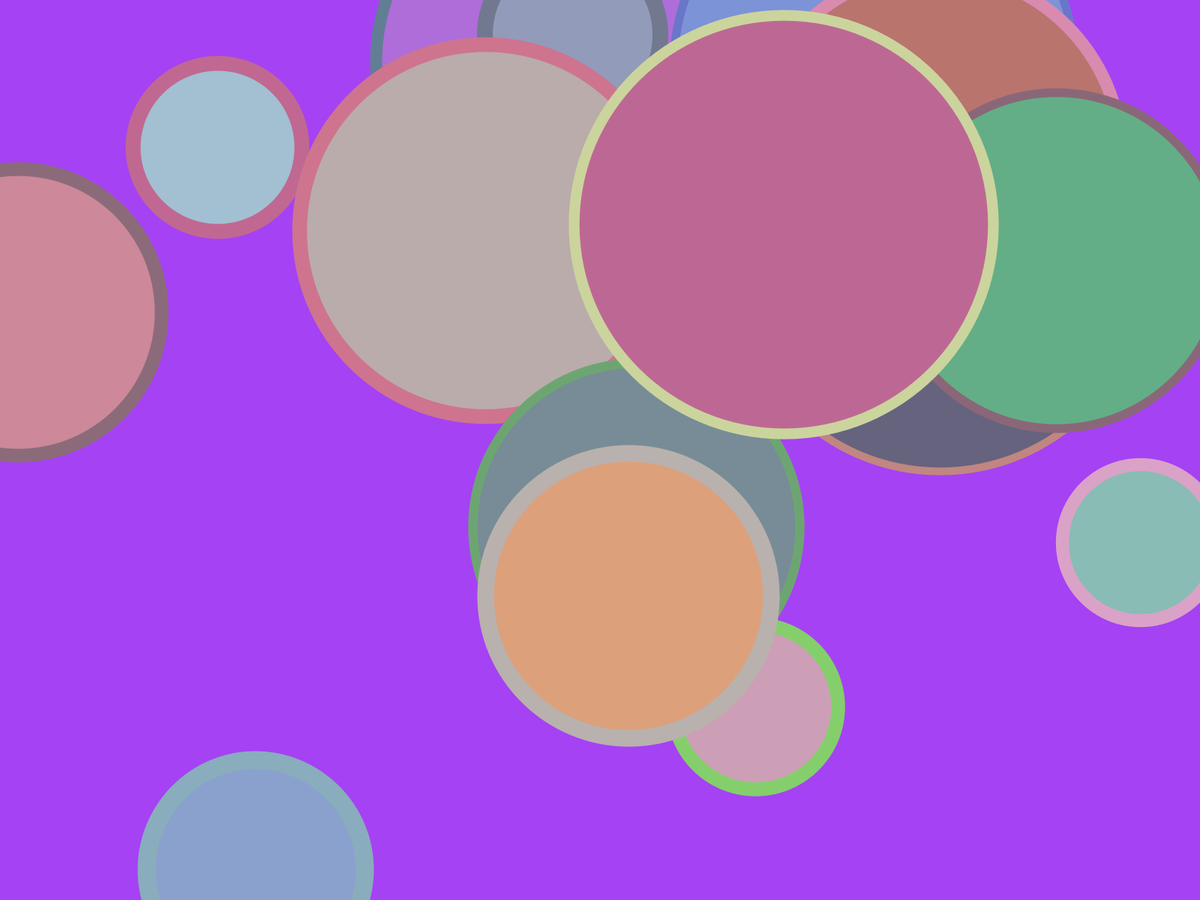
Frame 1 (no input)
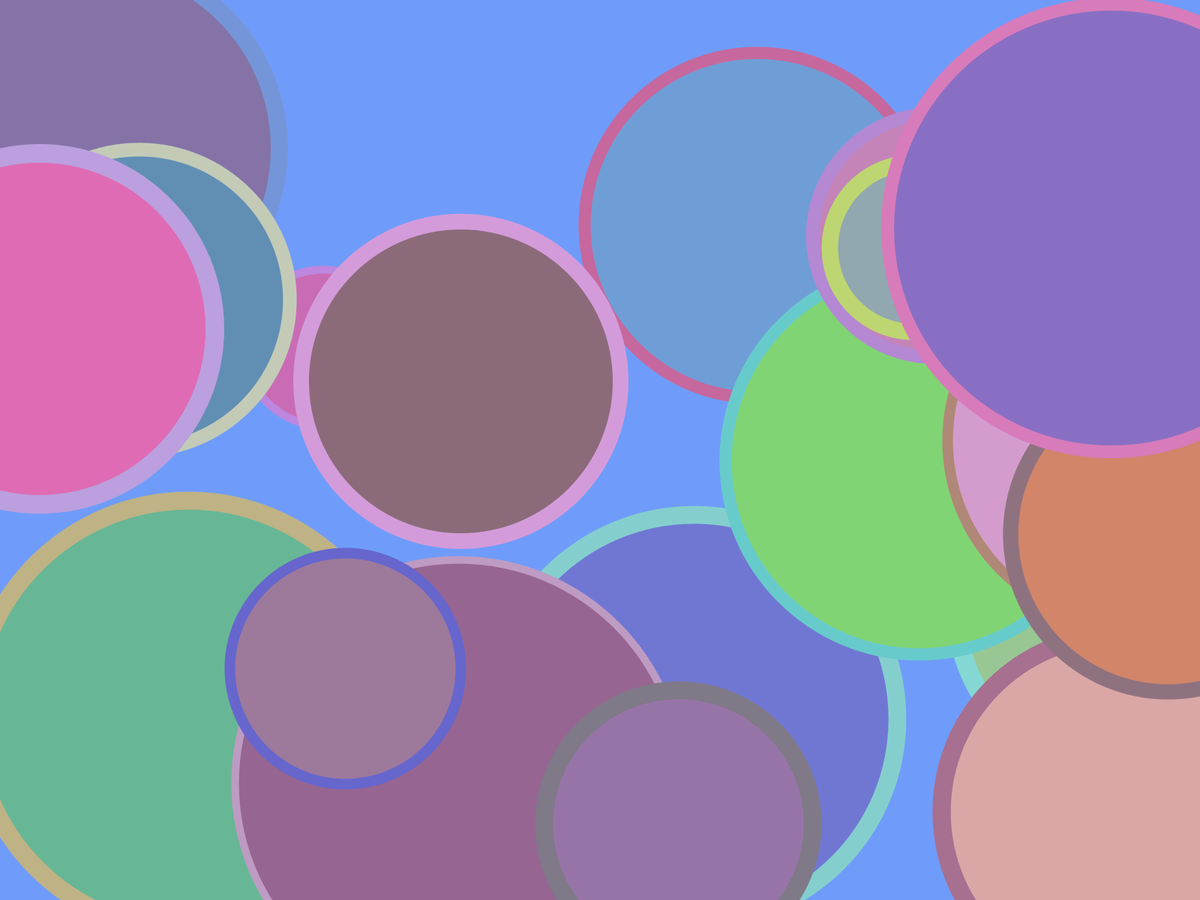
Frame 60 (the mouse pressed at the canvas centre just before this capture)
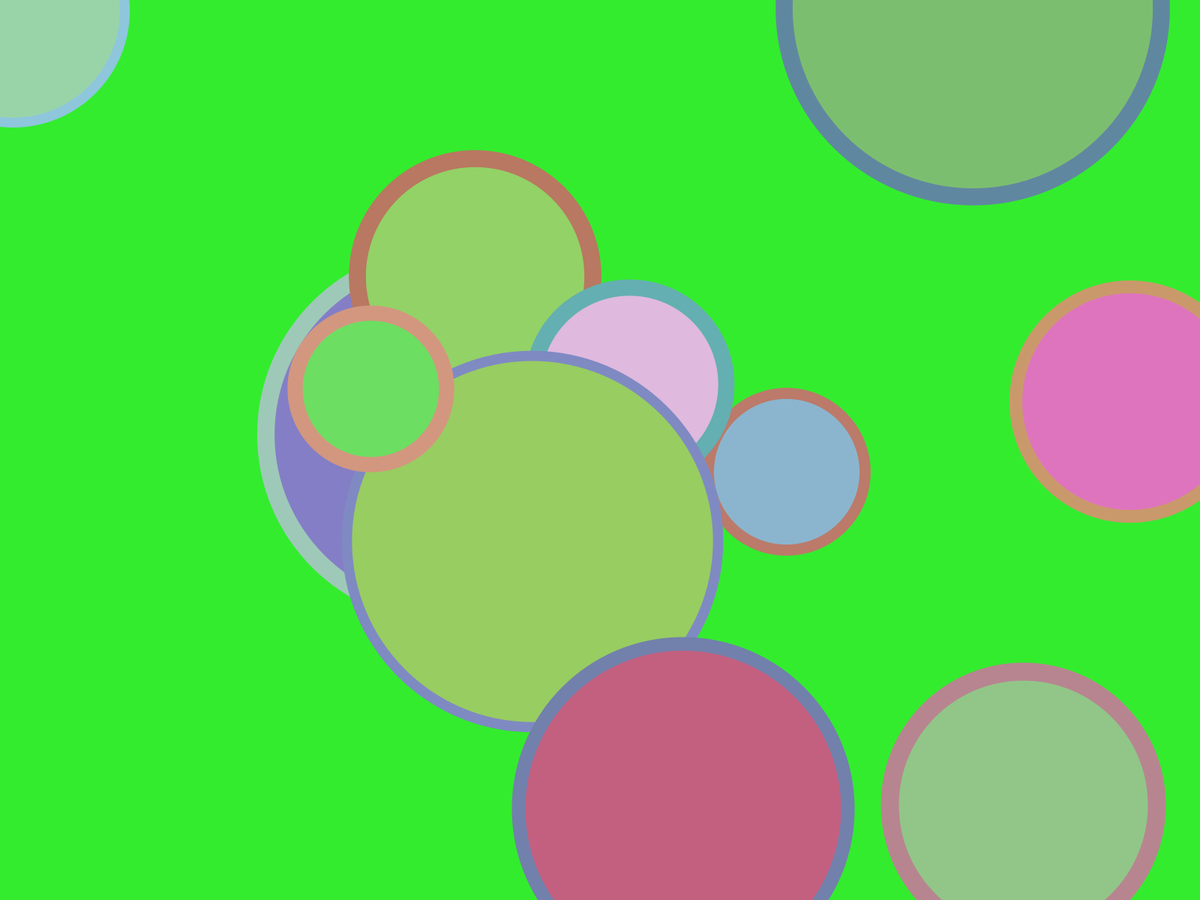
Frame 120 (the mouse held since frame 60 and released just before this capture)

The Processing sketch that drew these frames (run headless with seeded random() and noise(); from frame 60 on, the mouse is pressed at the canvas centre):

// Processing sketch: screenSaver
// ── screenSaver.pde
void setup() {
  fullScreen();
}

void draw() {
  background(random(256), random(256), random(256));
  int ohGodNO = round(random(10, 30));
  for (int pleaseNO = 0; pleaseNO < ohGodNO; pleaseNO++) {
    fill(random(96, 224), random(96, 224), random(96, 224));
    strokeWeight(random(10, 25));
    stroke(random(96, 224), random(96, 224), random(96, 224));
    circle(random(width), random(height), random(200, 600));
  }
}
